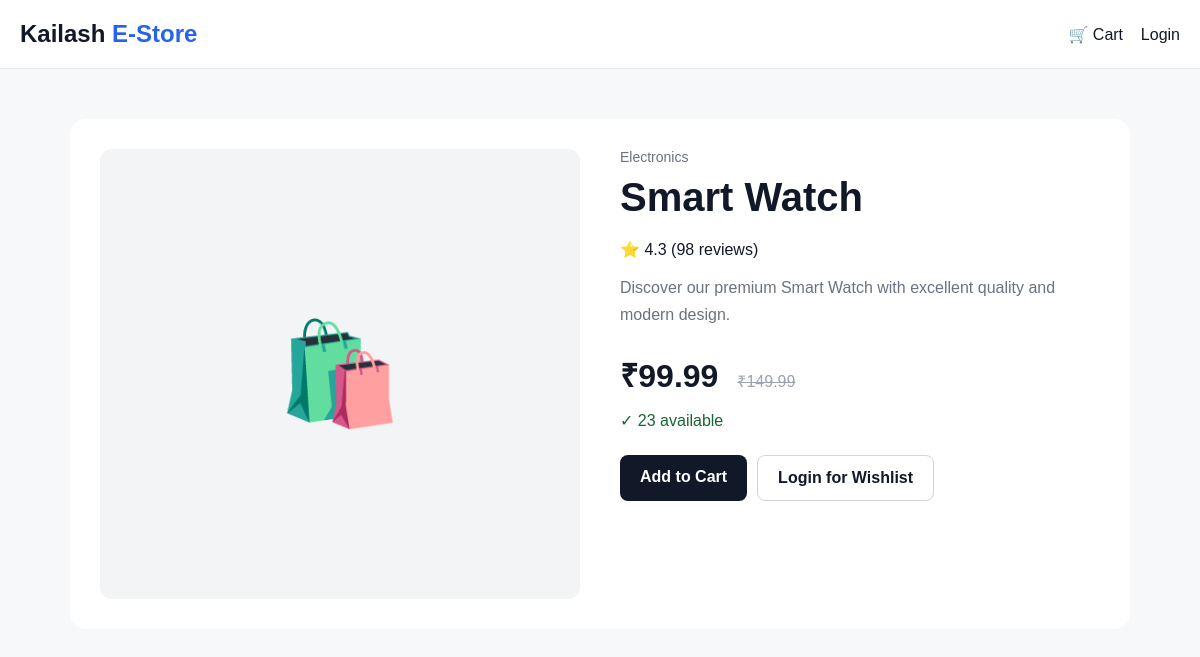
Page /product/smart-watch/ on the committed database.
### shop/models.py (models this page shows, shortened)
class Product(models.Model):
    category = models.ForeignKey(
        Category,
        on_delete=models.CASCADE,
        related_name="products"
    )
    name = models.CharField(max_length=200)
    slug = models.SlugField(unique=True)
    short_description = models.CharField(
        max_length=255,
        blank=True
    )
    description = models.TextField(blank=True)
    image = models.ImageField(
        upload_to="products/",
        blank=True,
        null=True
    )
    price = models.DecimalField(
        max_digits=10,
        decimal_places=2
    )
    compare_at_price = models.DecimalField(
        max_digits=10,
        decimal_places=2,
        blank=True,
        null=True
    )
    rating = models.DecimalField(
        max_digits=2,
        decimal_places=1,
        default=4.5
    )
    review_count = models.PositiveIntegerField(
        default=0
    )
    stock = models.PositiveIntegerField(
        default=10
    )
    featured = models.BooleanField(
        default=True
    )
    active = models.BooleanField(
        default=True
    )
    created_at = models.DateTimeField(
        auto_now_add=True
    )
    class Meta:
        ordering = ["-created_at"]

class Category(models.Model):
    name = models.CharField(max_length=120, unique=True)
    slug = models.SlugField(unique=True)
    icon = models.CharField(max_length=20, default="🛍️")
    active = models.BooleanField(default=True)
    class Meta:
        verbose_name_plural = "Categories"
        ordering = ["name"]

### shop/views.py (the view)
def product_detail(request, slug):
    product = get_object_or_404(
        Product.objects.select_related("category"),
        slug=slug,
        active=True,
    )
    related_products = Product.objects.filter(
        category=product.category,
        active=True,
    ).exclude(
        id=product.id
    )[:4]
    return render(
        request,
        "shop/product_detail.html",
        {
            "product": product,
            "related_products": related_products,
            "cart_count": cart_count(request),
        },
    )

### shop/views.py (called while the page is built)
def get_cart(request):
    return request.session.get("cart", {})

def cart_count(request):
    cart = get_cart(request)
    return sum(int(quantity) for quantity in cart.values())

### templates/shop/product_detail.html (shortened to what this page needs)
<!DOCTYPE html>
<html lang="en">
<head>
</head>
<body>
<header class="header">
    <div class="header-inner">
        <a href="/" class="logo">
            Kailash <span>E-Store</span>
        </a>
        <div>
            <a href="/cart/">
                🛒 Cart
            </a>
            {% if user.is_authenticated %}
                <a href="/dashboard/">
                    Account
                </a>
            {% else %}
                <a href="/accounts/login/">
                    Login
                </a>
            {% endif %}
        </div>
    </div>
</header>
<main class="container">
    <div class="product">
        <div class="image">
            {% if product.image %}
                <img
                    src="{{ product.image.url }}"
                    alt="{{ product.name }}"
                >
            {% else %}
                <div class="placeholder">
                    🛍️
                </div>
            {% endif %}
        </div>
        <div>
            <div class="category">
                {{ product.category.name }}
            </div>
            <h1>
                {{ product.name }}
            </h1>
            <div class="rating">
                ⭐ {{ product.rating }}
                ({{ product.review_count }} reviews)
            </div>
            <div class="description">
                {{ product.description }}
            </div>
            <div>
                <span class="price">
                    ₹{{ product.price }}
                </span>
                {% if product.compare_at_price %}
                    <span class="old-price">
                        ₹{{ product.compare_at_price }}
                    </span>
                {% endif %}
            </div>
            <div class="stock">
                {% if product.stock > 0 %}
                    ✓ {{ product.stock }} available
                {% else %}
                    Out of stock
                {% endif %}
            </div>
            <div class="buttons">
                {% if product.stock > 0 %}
                    <a
                        href="{% url 'shop:add_to_cart' product.id %}"
                        class="btn primary"
                    >
                        Add to Cart
                    </a>
                {% endif %}
                {% if user.is_authenticated %}
                    <a
                        href="{% url 'shop:toggle_wishlist' product.id %}"
                        class="btn secondary"
                    >
                        ♡ Wishlist
                    </a>
                {% else %}
                    <a
                        href="{% url 'accounts:login' %}"
                        class="btn secondary"
                    >
                        Login for Wishlist
                    </a>
                {% endif %}
            </div>
        </div>
    </div>
</main>
</body>
</html>

### templates/shop/product_detail.html (style rules this page uses)
* { box-sizing: border-box; }
body { margin: 0; font-family: Arial, sans-serif; background: #f7f8fa; color: #111827; }
a { text-decoration: none; color: inherit; }
.header { background: white; border-bottom: 1px solid #e5e7eb; }
.header-inner { max-width: 1200px; margin: auto; padding: 20px; display: flex; justify-content: space-between; align-items: center; }
.logo { font-size: 24px; font-weight: 800; }
.logo span { color: #2563eb; }
.container { max-width: 1100px; margin: auto; padding: 50px 20px; }
.product { background: white; border-radius: 16px; padding: 30px; display: grid; grid-template-columns: 1fr 1fr; gap: 40px; }
.image { height: 450px; background: #f3f4f6; border-radius: 12px; display: flex; align-items: center; justify-content: center; overflow: hidden; }
.placeholder { font-size: 100px; }
.category { color: #6b7280; font-size: 14px; margin-bottom: 10px; }
h1 { font-size: 40px; margin: 10px 0 20px; }
.description { color: #6b7280; line-height: 1.7; margin-bottom: 25px; }
.price { font-size: 32px; font-weight: 800; }
.old-price { margin-left: 10px; color: #9ca3af; text-decoration: line-through; }
.rating { margin: 15px 0; }
.stock { margin: 15px 0; color: #166534; }
.buttons { display: flex; gap: 10px; flex-wrap: wrap; margin-top: 25px; }
.btn { padding: 13px 20px; border-radius: 8px; font-weight: 700; }
.primary { background: #111827; color: white; }
.secondary { border: 1px solid #d1d5db; }

### rows in the picture
Product: category.name "Electronics", name "Smart Watch", rating "4.3", review_count "98", description "Discover our premium Smart Watch with excellent quality and modern design.", price "99.99", compare_at_price "149.99", stock "23"
